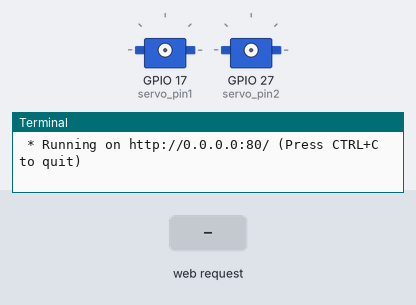
A program run on a simulated Raspberry Pi (BCM pin numbers). On the bench: 2 × servo, the last lines printed to the terminal. Inputs (shaded band) come from the test bench. Servo angles are drawn from the pulse width (0.5 ms = 0°, 2.5 ms = 180°); the clock reads 2024-03-15 10:24:30 at power-on unless the program sets it.

Above: at 1.2 s.
1.3 s: HTTP request for /servo/forward received
2.8 s: HTTP request for /servo/reverse received
At 4.0 s:
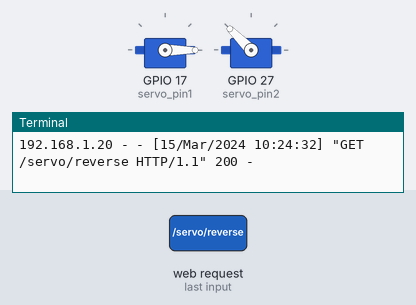
Timing chart, 0 to 5.8 s (numbered marks = the images above; inputs shaded):
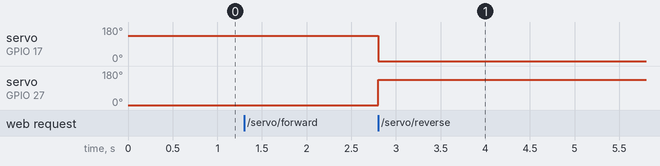

The program:

run_raspiautobot.py
```python
import datetime
import RPi.GPIO as GPIO
import time
from flask import Flask, render_template


# Flask setup
app = Flask(__name__)

# GPIO setup
servo_pin1 = 17
servo_pin2 = 27


GPIO.setmode(GPIO.BCM)
GPIO.setup(servo_pin1, GPIO.OUT)
pin1 = GPIO.PWM(int(servo_pin1), 50) # set GPIO pin for PWM with 50Hz
pin1.start(0)

GPIO.setup(servo_pin2, GPIO.OUT)
pin2 = GPIO.PWM(int(servo_pin2), 50)
pin2.start(0)


# servo helper function
def control_servo(action):
    def change_direction(n1, n2):
        pin1.ChangeDutyCycle(n1)
        pin2.ChangeDutyCycle(n2)
    if action == 'forward':
        change_direction(10, 2.5)
    if action == 'reverse':
        change_direction(2.5, 10)
    if action == 'right':
       change_direction(2.5, 0)
    if action == 'stop':
       change_direction(0,0)

# dc motor helper function
def control_dcmotor(action):
    pass


@app.route('/')
def index():
    now = datetime.datetime.now()
    timeString = now.strftime("%Y-%m-%d %H:%M")
    templateData = {
      'title' : 'Testing Servo',
      'time' : timeString,
      'servo_status': 'waiting'
    }
    return render_template('index.html', **templateData)

@app.route("/<device_name>/<action>")
def action(device_name, action):
    if device_name == 'servo':
        control_servo(action)
    if device_name == 'dcmotor':
       control_dcmotor(action)

    templateData  = {
      device_name : action
    }
    return render_template('index.html', **templateData)

if __name__ == '__main__':
    app.run(debug=True, port=80, host='0.0.0.0')
```

Measured:
- after the input at 2.8 s, servo on GPIO 17 (servo_pin1): 135° → 0° at once; servo on GPIO 27 (servo_pin2): 0° → 135° at once
